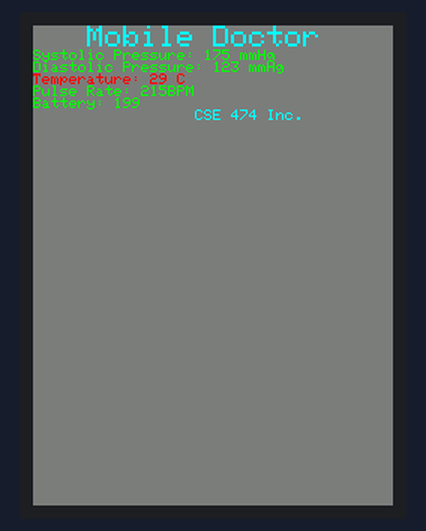
Bench run of a sketch on a simulated Arduino Uno, built with avr-gcc and run on an emulated ATmega328P. Shown: 240×320 colour display. What the sketch prints to the serial monitor is not drawn.

Above: at 0.3 s.
At 10.2 s:
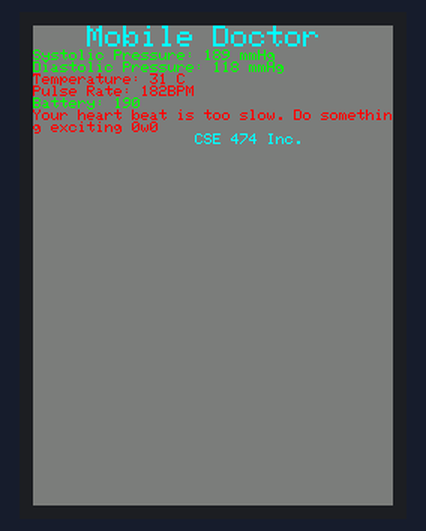
At 14.6 s:
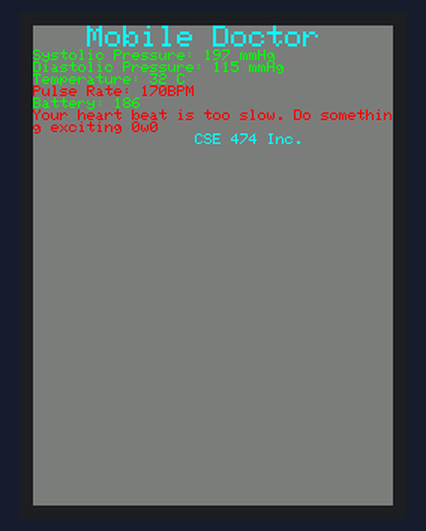
At 24.6 s:
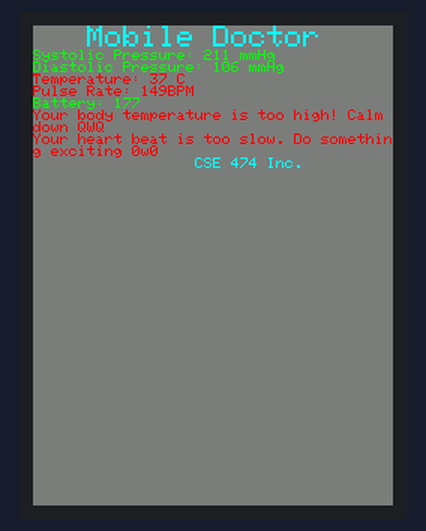
At 31.2 s:
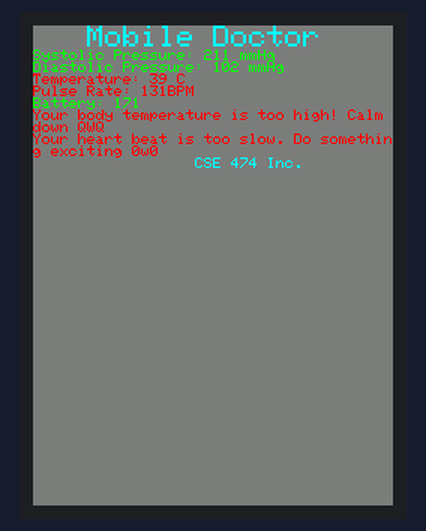
At 39.0 s:
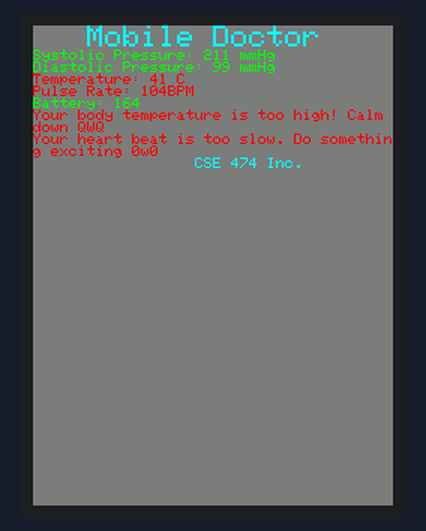

The sketch:

mega_code.ino
```cpp
// #include <Elegoo_GFX.h>    // Core graphics library
// #include <Elegoo_TFTLCD.h> // Hardware-specific library
#include "tcb.h"

// initialization started!
// initialize values
unsigned int temperatureRaw = 30;
    // there're problem of initial value of temp!
unsigned int systolicPressRaw = 80;
unsigned int diastolicPressRaw = 80;
unsigned int pulseRateRaw = 70;
unsigned int tempCorrected;
unsigned int systolicPressCorrected;
unsigned int diastolicPressCorrected;
unsigned int pulseRateCorrected;
unsigned short batteryState = 200;
unsigned char bpOutOfRange = 0;
unsigned char tempOutOfRange = 0;
unsigned char pulseOutOfRange = 0;
Bool bpHigh = FALSE;
Bool tempHigh = FALSE;
Bool pulseLow = FALSE;

// initialize pointers
unsigned int* temperatureRawPtrr = &temperatureRaw;
unsigned int* systolicPressRawPtrr = &systolicPressRaw;
unsigned int* diastolicPressRawPtrr = &diastolicPressRaw;
unsigned int* pulseRateRawPtrr = &pulseRateRaw;
unsigned int* tempCorrectedPtrr = &tempCorrected;
unsigned int* systolicPressCorrectedPtrr = &systolicPressCorrected;
unsigned int* diastolicPressCorrectedPtrr = &diastolicPressCorrected;
unsigned int* pulseRateCorrectedPtrr = &pulseRateCorrected;
unsigned short* batteryStatePtrr = &batteryState;

// initialize taskQueue and TCBs
TCB taskQueue[5];
TCB meas, comp, disp, alar, stat;
MeasureData meaD;
ComputeData cD;
DisplayData dDa;
WarningAlarmData wAD;
StatusData sD;

// Need initialization of data and TCBs


void setup()
{
    // Initialize the serial connection of 9600 bits per second
  Serial.begin(9600);
  // Print
  Serial.println(F("TFT LCD test"));


#ifdef USE_Elegoo_SHIELD_PINOUT
  Serial.println(F("Using Elegoo 2.4\" TFT Arduino Shield Pinout"));
#else
  Serial.println(F("Using Elegoo 2.4\" TFT Breakout Board Pinout"));
#endif

  Serial.print("TFT size is "); Serial.print(tft.width()); Serial.print("x"); Serial.println(tft.height());

  tft.reset();

   //Use identifier to make sure tft works
   uint16_t identifier = tft.readID();
   if(identifier == 0x9325) {
    Serial.println(F("Found ILI9325 LCD driver"));
  } else if(identifier == 0x9328) {
    Serial.println(F("Found ILI9328 LCD driver"));
  } else if(identifier == 0x4535) {
    Serial.println(F("Found LGDP4535 LCD driver"));
  }else if(identifier == 0x7575) {
    Serial.println(F("Found HX8347G LCD driver"));
  } else if(identifier == 0x9341) {
    Serial.println(F("Found ILI9341 LCD driver"));
  } else if(identifier == 0x8357) {
    Serial.println(F("Found HX8357D LCD driver"));
  } else if(identifier==0x0101)
  {
      identifier=0x9341;
       Serial.println(F("Found 0x9341 LCD driver"));
  }
  else if(identifier==0x1111)
  {
      identifier=0x9328;
       Serial.println(F("Found 0x9328 LCD driver"));
  }
  else {
    Serial.print(F("Unknown LCD driver chip: "));
    Serial.println(identifier, HEX);
    Serial.println(F("If using the Elegoo 2.8\" TFT Arduino shield, the line:"));
    Serial.println(F("  #define USE_Elegoo_SHIELD_PINOUT"));
    Serial.println(F("should appear in the library header (Elegoo_TFT.h)."));
    Serial.println(F("If using the breakout board, it should NOT be #defined!"));
    Serial.println(F("Also if using the breakout, double-check that all wiring"));
    Serial.println(F("matches the tutorial."));
    identifier=0x9328;

  }
  tft.begin(identifier);


  // Setup the data structs
  meaD = MeasureData{temperatureRawPtrr, systolicPressRawPtrr, diastolicPressRawPtrr, pulseRateRawPtrr};
  //cD =  ComputeData{temperatureRawPtrr, systolicPressRawPtrr, diastolicPressRawPtrr, pulseRateRawPtrr, tempCorrectedPtrr, systolicPressCorrectedPtrr diasCorrectedPtrr, prCorrectedPtrr};
  cD = ComputeData{temperatureRawPtrr, systolicPressRawPtrr, diastolicPressRawPtrr, pulseRateRawPtrr, tempCorrectedPtrr, systolicPressCorrectedPtrr, diastolicPressCorrectedPtrr, pulseRateCorrectedPtrr};
  dDa = DisplayData{tempCorrectedPtrr, systolicPressCorrectedPtrr, diastolicPressCorrectedPtrr, pulseRateCorrectedPtrr, batteryStatePtrr};
  wAD = WarningAlarmData{temperatureRawPtrr, systolicPressRawPtrr, diastolicPressRawPtrr, pulseRateRawPtrr, batteryStatePtrr};
  sD = StatusData{batteryStatePtrr};

  // Setup the TCBs
  meas = {&Measure, &meaD};
  comp = {&Compute, &cD};
  disp = {&Display, &dDa};
  alar = {&WarningAlarm, &wAD};
  stat = {&Status, &sD};

  // Setup task queue
  taskQueue[0] = meas;
  taskQueue[1] = comp;
  taskQueue[2] = stat;
  taskQueue[3] = alar;
  taskQueue[4] = disp;

}

void loop()
{
    sechdulerTest(taskQueue);
}
```

functions.ino
```cpp
#include "tcb.h"

/*
*    @para: void* dataPtr, we assume it's MeasureData pointer; integer isEven, check if it's even;
*    isEven range: 0 or 1;
*    Increase temperatureRaw by 2 even number time, decrease by 1 odd times called before reach 50; 0 is even;
*    Then reverse the process until temperatureRaw falls below 15
*    systolicPressRaw  - even: Increase by 3; - odd: decrease by 1; Range: no larger than 100
*    diastolicPressRaw -even: decrease by 2; - odd: increase by 1; Range: no less than 40
*    pulseRateRaw - even: decrease by 1; - odd: increase by 3; Range: 15-40
*    April, 22, 2019 by Kaiser
*/
Bool trIsReverse = FALSE, prIsReverse = FALSE, isEven = TRUE;
void Measure(void* dataPtr)
{
    // dereference the data pointer;
    MeasureData md = *((MeasureData*) dataPtr);
        // When the function is executed even times;
        // Update the data;
        if(isEven) {
            if(*(md.systolicPressRawPtr) <= 100) {
                *(md.systolicPressRawPtr) += 3;
            }
            if(*(md.diastolicPressRawPtr) >= 40) {
                *(md.diastolicPressRawPtr) -= 2;
            }
            if(!trIsReverse) {
                *(md.temperatureRawPtr) += 2;
            } else {
                *(md.temperatureRawPtr) -= 2;
            }
            if(!prIsReverse) {
                *(md.pulseRateRawPtr) -= 1;
            } else {
                *(md.pulseRateRawPtr) += 1;
            }
        } else {
            if(*(md.systolicPressRawPtr) <= 100) {
                *(md.systolicPressRawPtr) -= 1;
            }
            if(*(md.diastolicPressRawPtr) >= 40) {
                *(md.diastolicPressRawPtr) += 1;
            }
            if(!trIsReverse) {
                *(md.temperatureRawPtr) -= 1;
            } else {
                *(md.temperatureRawPtr) += 1;
            }
            if(!prIsReverse) {
                *(md.pulseRateRawPtr) += 3;
            } else {
                *(md.pulseRateRawPtr) -= 3;
            }
        }

        // Update isReverse;
        if(*(md.temperatureRawPtr) > 50) {
            trIsReverse = TRUE;
        } else if (*(md.temperatureRawPtr) < 15)
        {
            trIsReverse = FALSE;
        }

        if(*(md.pulseRateRawPtr) > 40) {
            prIsReverse = TRUE;
        } else if (*(md.pulseRateRawPtr) < 15)
        {
            prIsReverse = FALSE;
        }

        // Update isEven;
        if(isEven) {
            isEven = FALSE;
        } else {
            isEven = TRUE;
        }
        return;
}


/*
*    @para: generic pointer dataPtr;
*    Assume the data pointer is of type ComputeData
*    Compute the corrected values of data
*    April 23, 2019 by Kaiser Sun
*    Change the type of corrected to char[]
*    April 24, 2019 by Kaiser Sun
*/
void Compute(void* dataPtr) {
    ComputeData comd = *((ComputeData*) dataPtr);
    *(comd.tempCorrectedPtr) = (*(comd.temperatureRawPtr)) * 0.75 + 5;
    *(comd.sysPressCorrectedPtr) = (*(comd.systolicPressRawPtr)) * 2 + 9;
    *(comd.diasCorrectedPtr) = (*(comd.diastolicPressRawPtr)) * 1.5 + 6;
    *(comd.prCorrectedPtr) = (*(comd.pulseRateRawPtr)) * 3 + 8;
    return;
}


/*
*    @para: generic pointer dataPtr;
*    Assume the data pointer is of type DisplayData
*    Display the data on the TFT display
*    April 23, 2019 by Kaiser Sun
*/
void Display(void* dataPtr) {
    // Setup of tft display
    tft.fillScreen(GREY);
    tft.setCursor(0, 0);
    // Pointer dereference
    DisplayData dd = *((DisplayData*) dataPtr);
    // Starter
    tft.setTextColor(CYAN);
    tft.setTextSize(2);
    tft.println("   Mobile Doctor");
    tft.setTextSize(1.7);
    // Display Pressure
    if(bpOutOfRange == 0) {
        tft.setTextColor(GREEN);
    } else {
        tft.setTextColor(RED);
    }
    tft.print("Systolic Pressure: ");
    tft.print(*(dd.sysPressCorrectedPtr));
    tft.println(" mmHg");
    tft.print("Diastolic Pressure: ");
    tft.print(*(dd.diastolicPressCorrectedPtr));
    tft.println(" mmHg");

    // print temperature
    if(tempOutOfRange == 0) {
        tft.setTextColor(GREEN);
    } else {
        tft.setTextColor(RED);
    }
    tft.print("Temperature: ");
    tft.print(*(dd.tempCorrectedPtr));
    tft.println(" C");

    // Display pulse
    if(pulseOutOfRange == 0) {
        tft.setTextColor(GREEN);
    } else {
        tft.setTextColor(RED);
    }
    tft.print("Pulse Rate: ");
    tft.print(*(dd.pulseRateCorrectedPtr));
    tft.println("BPM");

    // Display battery status
    if(*(dd.batteryStatePtr) > 20) {
        tft.setTextColor(GREEN);
    } else {
        tft.setTextColor(RED);
    }
    tft.print("Battery: ");
    tft.println(*(dd.batteryStatePtr));
    // Display too high or low warnings
    tft.setTextSize(1.5);
    tft.setTextColor(RED);
    if(tempHigh) {
        tft.println("Your body temperature is too high! Calm down QWQ");
    }

    if (bpHigh) {
        tft.println("Your blood pressure is too high! Calm down QWQ");
    }

    if(pulseLow) {
        tft.println("Your heart beat is too slow. Do something exciting 0w0");
    }

    // End
    tft.setTextSize(1.4);
    tft.setTextColor(CYAN);
    tft.println("                  CSE 474 Inc.");
    return;
}

/*
*    @param: generic pointer dataPtr;
*    assume the dataPtr is of type dataPtr;
*    if the data are out of range, diplay with red;
*    April 23, 2019 by Kaiser Sun
*/
void WarningAlarm(void* dataPtr) {
    WarningAlarmData wad = *((WarningAlarmData*) dataPtr);
    if (*(wad.temperatureRawPtr) > 37.8 || *(wad.temperatureRawPtr) < 36.1) {
        tempOutOfRange = 1;
    } else {
        tempOutOfRange = 0;
    }
    if(*(wad.systolicPressRawPtr) > 120 || *(wad.diastolicPressRawPtr) > 80) {
        bpOutOfRange = 1;
        bpHigh = TRUE;
    } else {
        bpOutOfRange = 0;
        bpHigh = FALSE;
    }
    if(*(wad.pulseRateRawPtr) < 60 || *(wad.pulseRateRawPtr) > 100) {
        pulseOutOfRange = 1;
    } else {
        pulseOutOfRange = 0;
    }

    // TODO : Make change to the warnings(comfirm the values)
    if(*(wad.temperatureRawPtr) > 37.8) {
        tempHigh = TRUE;
    } else {
        tempHigh = FALSE;
    }

    if(*(wad.pulseRateRawPtr) < 60) {
        pulseLow = TRUE;
    } else {
        pulseLow = FALSE;
    }
    return;
}

/*
*    @param: generic pointer dataPtr;
*    Assume the dataPtr is of type StatusData;
*    BatteryState shall decrease by 1 each it is called;
*    April 23, 2019 by Kaiser Sun
*/
void Status(void* dataPtr) {
    StatusData sd = *((StatusData*) dataPtr);
    if(*(sd.batteryStatePtr) > 0) {
        *(sd.batteryStatePtr) -= 1;
    }
    return;
}

/*
*    @param: int index, TCB* taskQ;
*    pre: index < length(taskQ);
*    helper method of sechdule function;
*    April 23, 2019 by Kaiser Sun
*/
void run(int index, TCB* taskQ) {
    // Call the function in the taskQ;
    (*taskQ[index].myTask)((taskQ[index]).taskDataPtr);
}

/*
*    @param: schedule each task time;
*    each task has maximum 5s to execute;
*    April 23, 2019 by Kasier Sun
*/
// void scheduler(TCB* taskQ) {

// }

/*
*    @param: array of TCB taskQ
*    pre: assume length(taskQ) = 5
*    helper method of scheduler, used to measure the time
*    that each task takes to execute; should be commented
*    after development;
*    April 23, 2019 by Kaiser Sun
*/
void sechdulerTest(TCB* taskQ) {
        unsigned long time0 = micros();
        run(0, taskQ);
        unsigned long time1 = micros();
        run(1, taskQ);
        unsigned long time2 = micros();
        run(2, taskQ);
        unsigned long time3 = micros();
        run(3, taskQ);
        unsigned long time4 = micros();
        run(4, taskQ);
        unsigned long time5 = micros();
        Serial.print("First: ");
        Serial.println(time1 - time0);
        Serial.print("Second: ");
        Serial.println(time2 - time1);
        Serial.print("Third: ");
        Serial.println(time3 - time2);
        Serial.print("Fourth: ");
        Serial.println(time4 - time3);
        Serial.print("Fifth: ");
        Serial.println(time5 - time4);
        delay(1000);
}
```

tcb.h
```cpp
#ifndef STRUCTDEF
#define STRUCTDEF
#include <Elegoo_GFX.h>    // Core graphics library
#include <Elegoo_TFTLCD.h> // Hardware-specific library
// April 23th by Kaiser Sun


// pin assignments for TFT
// The control pins for the LCD can be assigned to any digital or
// analog pins...but we'll use the analog pins as this allows us to
// double up the pins with the touch screen (see the TFT paint example).
#define LCD_CS A3 // Chip Select goes to Analog 3
#define LCD_CD A2 // Command/Data goes to Analog 2
#define LCD_WR A1 // LCD Write goes to Analog 1
#define LCD_RD A0 // LCD Read goes to Analog 0

#define LCD_RESET A4 // Can alternately just connect to Arduino's reset pin

#define BLACK   0x0000
#define GREY    0x7BEF
#define BLUE    0x001F
#define RED     0xF800
#define GREEN   0x07E0
#define CYAN    0x07FF
#define MAGENTA 0xF81F
#define YELLOW  0xFFE0
#define WHITE   0xFFFF
Elegoo_TFTLCD tft(LCD_CS, LCD_CD, LCD_WR, LCD_RD, LCD_RESET);

// Define bool tyoe
enum myBool {FALSE = 0, TRUE = 1};
typedef enum myBool Bool;

// Declare TCB
typedef struct
{
        void (*myTask)(void*);
        void* taskDataPtr;
} TCB;

// Declare the functions
    void Measure(void* dataPtr);
    void Compute(void* dataPtr);
    void Status(void* dataPtr);
    void WarningAlarm(void* dataPtr);
    void Display(void* dataPtr);
    void Scheduler(TCB* taskQueue);
    void sechdulerTest(TCB* taskQ);

typedef struct
{
    unsigned int* temperatureRawPtr;
    unsigned int* systolicPressRawPtr;
    unsigned int* diastolicPressRawPtr;
    unsigned int* pulseRateRawPtr;
} MeasureData;

typedef struct
{
    unsigned int* temperatureRawPtr;
    unsigned int* systolicPressRawPtr;
    unsigned int* diastolicPressRawPtr;
    unsigned int* pulseRateRawPtr;
    unsigned int* tempCorrectedPtr;
    unsigned int* sysPressCorrectedPtr;
    unsigned int* diasCorrectedPtr;
    unsigned int* prCorrectedPtr;
} ComputeData;

typedef struct
{
    unsigned short* batteryStatePtr;
} StatusData;

typedef struct
{
  unsigned int* tempCorrectedPtr;
  unsigned int* sysPressCorrectedPtr;
  unsigned int* diastolicPressCorrectedPtr;
  unsigned int* pulseRateCorrectedPtr;
  unsigned short* batteryStatePtr;
} DisplayData;

typedef struct
{
    unsigned int* temperatureRawPtr;
    unsigned int* systolicPressRawPtr;
    unsigned int* diastolicPressRawPtr;
    unsigned int* pulseRateRawPtr;
    unsigned short* batteryStatePtr;
} WarningAlarmData;

// typedef struct
// {

// } SchedulerData;

// unsigned char bpOutOfRange = 0;
// unsigned char tempOutOfRange = 0;
// unsigned char pulseOutOfRange = 0;
// Bool bpHigh = FALSE;
// Bool tempHigh = FALSE;
// Bool pulseLow = FALSE;


# endif
```

Measured:
- what the display in image 0 shows lasts 1.0 s, from 0.3 s to 1.3 s
